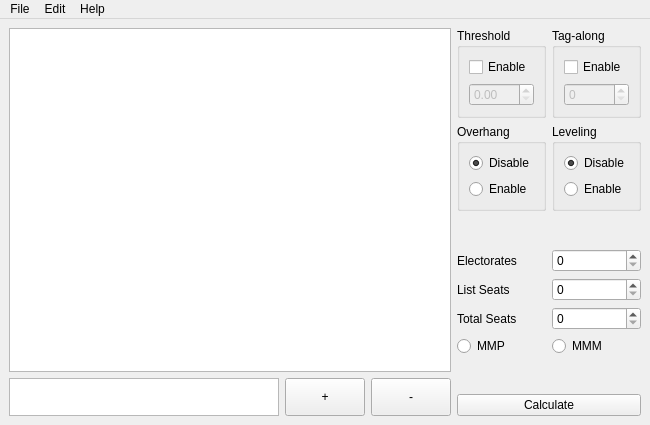
<?xml version="1.0" encoding="UTF-8"?>
<ui version="4.0">
 <class>MainWindow</class>
 <widget class="QMainWindow" name="MainWindow">
  <property name="geometry">
   <rect>
    <x>0</x>
    <y>0</y>
    <width>650</width>
    <height>425</height>
   </rect>
  </property>
  <property name="windowTitle">
   <string>Election Calculator</string>
  </property>
  <widget class="QWidget" name="centralWidget">
   <property name="focusPolicy">
    <enum>Qt::FocusPolicy::TabFocus</enum>
   </property>
   <layout class="QGridLayout" name="gridLayout" columnstretch="5,1">
    <item row="0" column="0">
     <layout class="QVBoxLayout" name="tableLayout" stretch="9,1">
      <item>
       <widget class="QTableView" name="tableView"/>
      </item>
      <item>
       <layout class="QHBoxLayout" name="addLayout">
        <property name="sizeConstraint">
         <enum>QLayout::SizeConstraint::SetDefaultConstraint</enum>
        </property>
        <item>
         <widget class="QTableView" name="addTable">
          <property name="sizePolicy">
           <sizepolicy hsizetype="Expanding" vsizetype="Ignored">
            <horstretch>0</horstretch>
            <verstretch>0</verstretch>
           </sizepolicy>
          </property>
         </widget>
        </item>
        <item>
         <widget class="QPushButton" name="plusButton">
          <property name="sizePolicy">
           <sizepolicy hsizetype="Minimum" vsizetype="Minimum">
            <horstretch>0</horstretch>
            <verstretch>0</verstretch>
           </sizepolicy>
          </property>
          <property name="text">
           <string>+</string>
          </property>
         </widget>
        </item>
        <item>
         <widget class="QPushButton" name="minusButton">
          <property name="sizePolicy">
           <sizepolicy hsizetype="Minimum" vsizetype="Minimum">
            <horstretch>0</horstretch>
            <verstretch>0</verstretch>
           </sizepolicy>
          </property>
          <property name="text">
           <string>-</string>
          </property>
         </widget>
        </item>
       </layout>
      </item>
     </layout>
    </item>
    <item row="0" column="1">
     <layout class="QVBoxLayout" name="electionSettingsLayout">
      <item>
       <layout class="QGridLayout" name="electionRulesGrid" rowstretch="1,1" columnstretch="1,1">
        <item row="1" column="0">
         <widget class="QGroupBox" name="overhangBox">
          <property name="title">
           <string>Overhang</string>
          </property>
          <layout class="QVBoxLayout" name="verticalLayout_8">
           <item>
            <widget class="QRadioButton" name="disableOverhang">
             <property name="text">
              <string>Disable</string>
             </property>
             <property name="checked">
              <bool>true</bool>
             </property>
            </widget>
           </item>
           <item>
            <widget class="QRadioButton" name="enableOverhang">
             <property name="text">
              <string>Enable</string>
             </property>
            </widget>
           </item>
          </layout>
         </widget>
        </item>
        <item row="0" column="0">
         <widget class="QGroupBox" name="thresholdBox">
          <property name="title">
           <string>Threshold</string>
          </property>
          <layout class="QVBoxLayout" name="verticalLayout">
           <item>
            <widget class="QCheckBox" name="toggleThreshold">
             <property name="text">
              <string>Enable</string>
             </property>
            </widget>
           </item>
           <item>
            <widget class="QDoubleSpinBox" name="thresholdPercentage">
             <property name="enabled">
              <bool>false</bool>
             </property>
            </widget>
           </item>
          </layout>
         </widget>
        </item>
        <item row="0" column="1">
         <widget class="QGroupBox" name="tagAlongBox">
          <property name="title">
           <string>Tag-along</string>
          </property>
          <layout class="QVBoxLayout" name="verticalLayout_5">
           <item>
            <widget class="QCheckBox" name="toggleTagAlong">
             <property name="text">
              <string>Enable</string>
             </property>
            </widget>
           </item>
           <item>
            <widget class="QSpinBox" name="tagAlongSeats">
             <property name="enabled">
              <bool>false</bool>
             </property>
            </widget>
           </item>
          </layout>
         </widget>
        </item>
        <item row="1" column="1">
         <widget class="QGroupBox" name="levelingBox">
          <property name="title">
           <string>Leveling</string>
          </property>
          <layout class="QVBoxLayout" name="verticalLayout_9">
           <item>
            <widget class="QRadioButton" name="disableLeveling">
             <property name="text">
              <string>Disable</string>
             </property>
             <property name="checked">
              <bool>true</bool>
             </property>
            </widget>
           </item>
           <item>
            <widget class="QRadioButton" name="enableLeveling">
             <property name="text">
              <string>Enable</string>
             </property>
            </widget>
           </item>
          </layout>
         </widget>
        </item>
       </layout>
      </item>
      <item>
       <spacer name="verticalSpacer">
        <property name="orientation">
         <enum>Qt::Orientation::Vertical</enum>
        </property>
        <property name="sizeType">
         <enum>QSizePolicy::Policy::Expanding</enum>
        </property>
        <property name="sizeHint" stdset="0">
         <size>
          <width>20</width>
          <height>40</height>
         </size>
        </property>
       </spacer>
      </item>
      <item>
       <layout class="QGridLayout" name="seatsGrid" columnstretch="0,0">
        <item row="2" column="0">
         <widget class="QLabel" name="totalSeatsLabel">
          <property name="text">
           <string>Total Seats</string>
          </property>
         </widget>
        </item>
        <item row="1" column="0">
         <widget class="QLabel" name="listSeatsLabel">
          <property name="text">
           <string>List Seats</string>
          </property>
         </widget>
        </item>
        <item row="0" column="0">
         <widget class="QLabel" name="electoratesLabel">
          <property name="text">
           <string>Electorates</string>
          </property>
         </widget>
        </item>
        <item row="3" column="0" colspan="2">
         <layout class="QHBoxLayout" name="electionSystemLayout">
          <item>
           <widget class="QRadioButton" name="mmpChoice">
            <property name="toolTip">
             <string>&lt;html&gt;&lt;head/&gt;&lt;body&gt;&lt;p&gt;&amp;quot;MMP&amp;quot; stands for &lt;span style=&quot; font-weight:700;&quot;&gt;Mixed-member proportional&lt;/span&gt;, a system that has both electorates and proportional seats, where list seats are given as compensation to ensure a totally proportional result.&lt;/p&gt;&lt;/body&gt;&lt;/html&gt;</string>
            </property>
            <property name="text">
             <string>MMP</string>
            </property>
           </widget>
          </item>
          <item>
           <widget class="QRadioButton" name="mmmChoice">
            <property name="toolTip">
             <string>&lt;html&gt;&lt;head/&gt;&lt;body&gt;&lt;p&gt;&amp;quot;MMM&amp;quot; stands for &lt;span style=&quot; font-weight:700;&quot;&gt;Mixed-member majoritarian&lt;/span&gt;, a system that has both electorates and proportional seats, but where proportional seats have no compensatory function.&lt;/p&gt;&lt;/body&gt;&lt;/html&gt;</string>
            </property>
            <property name="text">
             <string>MMM</string>
            </property>
           </widget>
          </item>
         </layout>
        </item>
        <item row="0" column="1">
         <widget class="QSpinBox" name="electoratesNum"/>
        </item>
        <item row="1" column="1">
         <widget class="QSpinBox" name="listSeatsNum"/>
        </item>
        <item row="2" column="1">
         <widget class="QSpinBox" name="totalSeatsNum"/>
        </item>
       </layout>
      </item>
      <item>
       <spacer name="verticalSpacer_2">
        <property name="orientation">
         <enum>Qt::Orientation::Vertical</enum>
        </property>
        <property name="sizeType">
         <enum>QSizePolicy::Policy::Expanding</enum>
        </property>
        <property name="sizeHint" stdset="0">
         <size>
          <width>20</width>
          <height>40</height>
         </size>
        </property>
       </spacer>
      </item>
      <item>
       <widget class="QPushButton" name="calculate">
        <property name="text">
         <string>Calculate</string>
        </property>
       </widget>
      </item>
     </layout>
    </item>
   </layout>
  </widget>
  <widget class="QMenuBar" name="menuBar">
   <property name="geometry">
    <rect>
     <x>0</x>
     <y>0</y>
     <width>650</width>
     <height>22</height>
    </rect>
   </property>
   <widget class="QMenu" name="fileMenu">
    <property name="title">
     <string>File</string>
    </property>
    <addaction name="newAction"/>
    <addaction name="openAction"/>
    <addaction name="saveAction"/>
    <addaction name="saveAsAction"/>
    <addaction name="exitAction"/>
   </widget>
   <widget class="QMenu" name="helpMenu">
    <property name="title">
     <string>Help</string>
    </property>
    <addaction name="aboutAction"/>
   </widget>
   <widget class="QMenu" name="editMenu">
    <property name="title">
     <string>Edit</string>
    </property>
    <addaction name="electionMethodAction"/>
    <addaction name="voteCountsAction"/>
    <addaction name="seatDistributionAction"/>
   </widget>
   <addaction name="fileMenu"/>
   <addaction name="editMenu"/>
   <addaction name="helpMenu"/>
  </widget>
  <action name="newAction">
   <property name="text">
    <string>New</string>
   </property>
  </action>
  <action name="openAction">
   <property name="text">
    <string>Open</string>
   </property>
  </action>
  <action name="saveAction">
   <property name="text">
    <string>Save</string>
   </property>
  </action>
  <action name="saveAsAction">
   <property name="text">
    <string>Save As</string>
   </property>
  </action>
  <action name="actionSwitch_Election_Method">
   <property name="text">
    <string>Switch Election Method</string>
   </property>
  </action>
  <action name="aboutAction">
   <property name="text">
    <string>About</string>
   </property>
  </action>
  <action name="actionPreferences">
   <property name="text">
    <string>Preferences</string>
   </property>
  </action>
  <action name="electionMethodAction">
   <property name="text">
    <string>Election Method</string>
   </property>
  </action>
  <action name="voteCountsAction">
   <property name="text">
    <string>Vote Count</string>
   </property>
  </action>
  <action name="seatDistributionAction">
   <property name="text">
    <string>Seat Distribution</string>
   </property>
  </action>
  <action name="exitAction">
   <property name="text">
    <string>Exit</string>
   </property>
  </action>
 </widget>
 <resources/>
 <connections/>
</ui>
